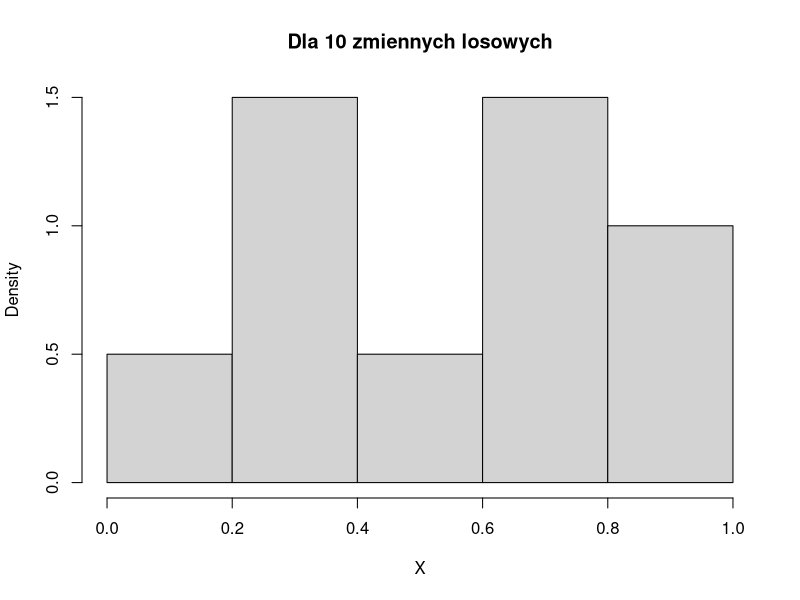
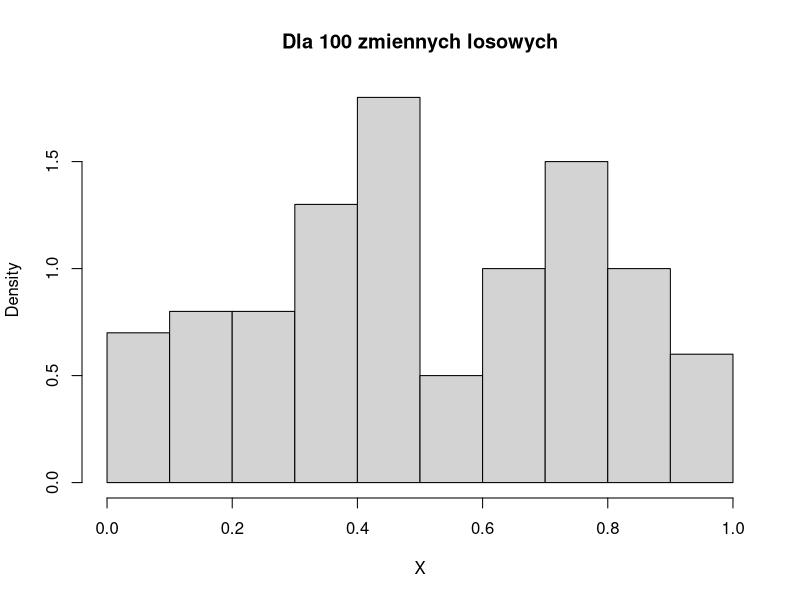
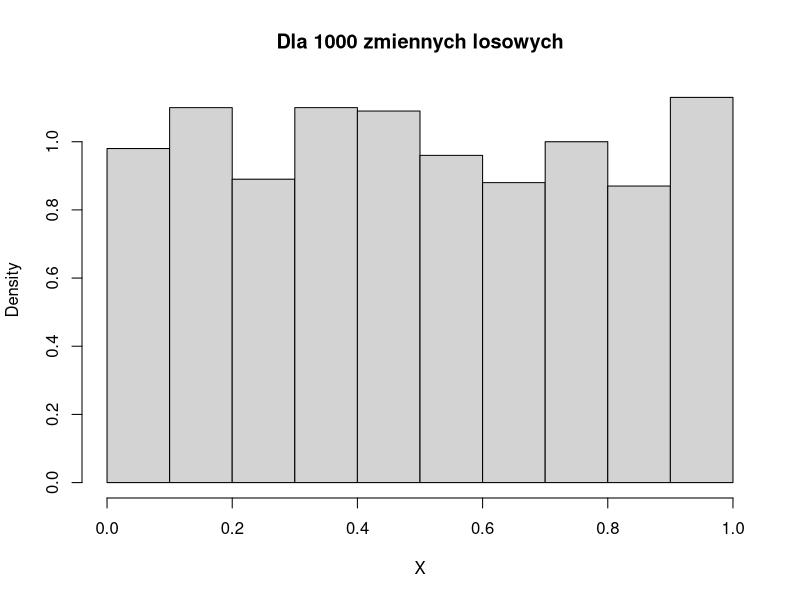
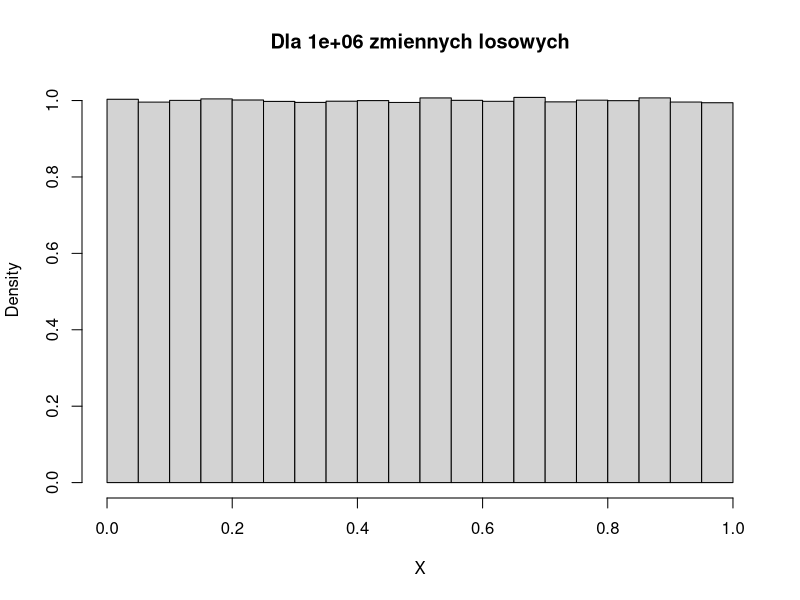
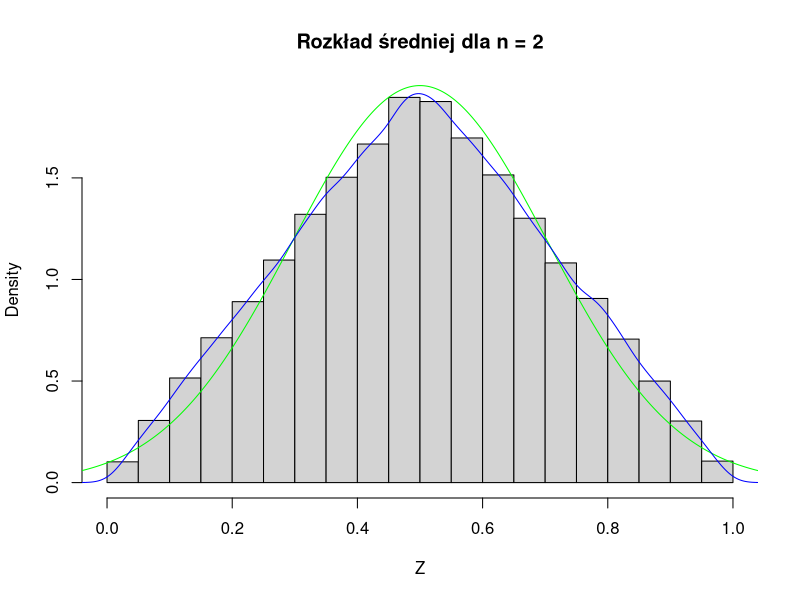
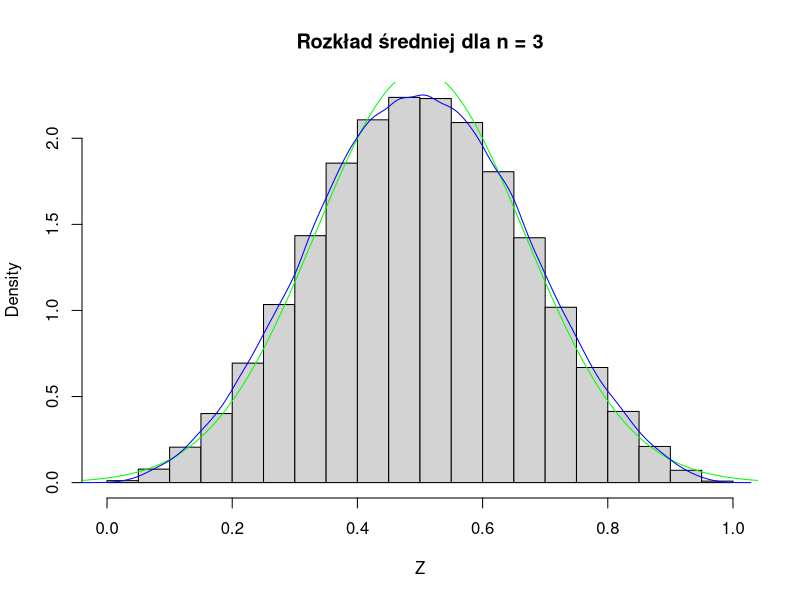
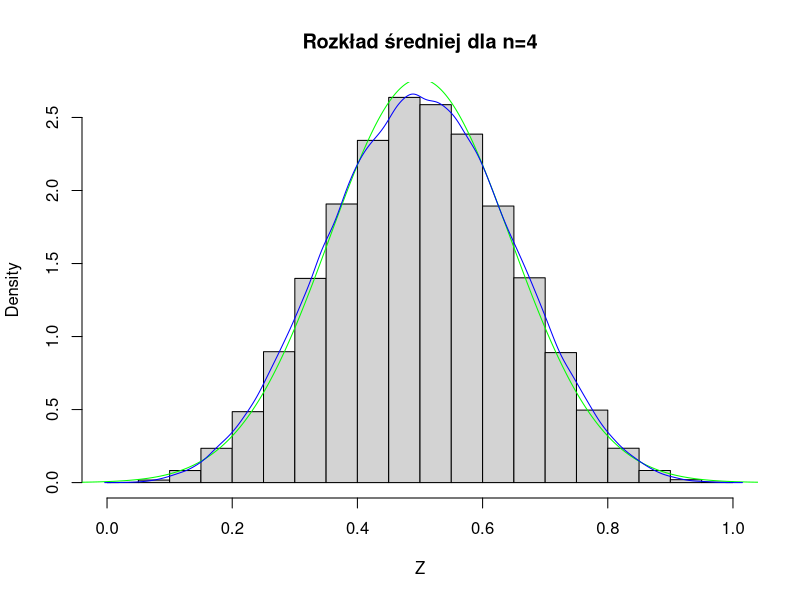
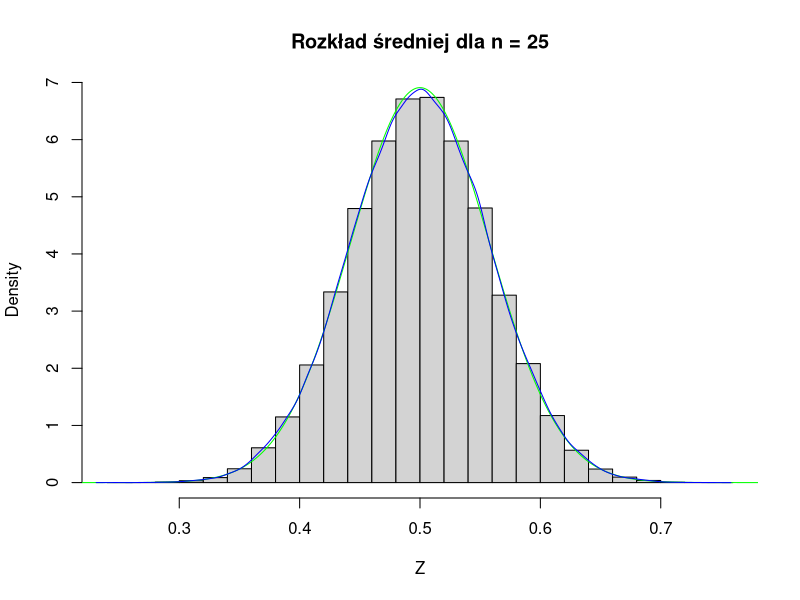

Recreate these plots in R, in order. (Note: this script raises an error after producing the figures.)
## ---- chunk 1

options(warn=-1)
set.seed(1)

## ---- chunk 2
p <- 0.5 #będziemy generować rozkład dwumianowy z prawdopodibieństwem p wylosowania jedynki
X1 <- rbinom(1, size=1 ,prob=p)
## ---- chunk 3
X1
## ---- chunk 4
X1<-rbinom(1, size=1 ,prob=p)
X1
## ---- chunk 5
X1<-runif(1)
X1

X1<-runif(1)
X1

X1<-runif(1)
X1
## ---- chunk 6
p <- 0.5 #będziemy określać rozkład dwumianowy z prawdopodibieństwem p wylosowania jedynki
X <- rbinom(5, size=1, prob=p)
names(X) <- c('X1','X2','X3','X4','X5') #nadaję nazwy poszczególnym zmiennym losowym
## ---- chunk 7
X
## ---- chunk 8
X <- runif(5)
names(X) <- c('X1','X2','X3','X4','X5') #nadaję nazwy poszczególnym zmiennym losowym
X
## ---- chunk 9
n <- 10 #długość ciągu
X <- runif(n)
hist(X, prob=TRUE, main=paste("Dla", n, "zmiennych losowych"))
## ---- chunk 10
n <- 100 #długość ciągu
X <- runif(n)
hist(X, prob=TRUE, main=paste("Dla", n, "zmiennych losowych"))
## ---- chunk 11
n <- 1000 #długość ciągu
X <- runif(n)
hist(X, prob=TRUE, main=paste("Dla", n, "zmiennych losowych"))
## ---- chunk 12
n <- 1000000 #długość ciągu
X <- runif(n)
hist(X, prob=TRUE, main=paste("Dla", n, "zmiennych losowych"))
## ---- chunk 13
N<-5 #liczba średnich
n <- 2 #liczba zmiennych losowych
X <- matrix(runif(N*n), nrow=n, ncol=N) #wygenerowane zmienne z rozkładu jednostajnego
Z <- colMeans(X) #wyliczam ciąg średnich

X
Z
## ---- chunk 14
N<-100000 #liczba średnich
n <- 2 #liczba zmiennych losowych
X <- matrix(runif(N*n), nrow=n, ncol=N) #wygenerowane zmienne z rozkładu jednostajnego
Z <- colMeans(X) #wyliczam ciąg średnich
hist(Z, prob=TRUE, main=paste("Rozkład średniej dla n =",n))

x <- seq(-0.1, 1.1, length=1000)
hx <- dnorm(x, mean=0.5, sd=sqrt(1/12/n))
lines(x,hx, col='green')
lines(density(Z), col='blue')

## ---- chunk 15
N<-100000 #liczba średnich
n <- 3 #liczba zmiennych losowych
X <- matrix(runif(N*n), nrow=n, ncol=N) #wygenerowane zmienne z rozkładu jednostajnego
Z <- colMeans(X)
hist(Z, prob=TRUE, main=paste("Rozkład średniej dla n =",n))


x <- seq(-0.1, 1.1, length=1000)
hx <- dnorm(x, mean=0.5, sd=sqrt(1/12/n))
lines(x,hx, col='green')
lines(density(Z), col='blue')
## ---- chunk 16
N<-100000 #liczba średnich
n <- 4 #liczba zmiennych losowych
X <- matrix(runif(N*n), nrow=n, ncol=N) #wygenerowane zmienne z rozkładu jednostajnego
Z <- colMeans(X)
hist(Z, prob=TRUE, main="Rozkład średniej dla n=4")


x <- seq(-0.1, 1.1, length=1000)
hx <- dnorm(x, mean=0.5, sd=sqrt(1/12/n))
lines(x,hx, col='green')
lines(density(Z), col='blue')
## ---- chunk 17
N<-100000 #liczba średnich
n <- 25 #liczba zmiennych losowych
X <- matrix(runif(N*n), nrow=n, ncol=N) #wygenerowane zmienne z rozkładu jednostajnego
Z <- colMeans(X)
hist(Z, prob=TRUE, main=paste("Rozkład średniej dla n =",n))


x <- seq(-0.1, 1.1, length=1000)
hx <- dnorm(x, mean=0.5, sd=sqrt(1/12/n))
lines(x,hx, col='green')
lines(density(Z), col='blue')

## ---- chunk 18
N<-100000 #liczba średnich
n <- 1000 #liczba zmiennych losowych
X <- matrix(runif(N*n), nrow=n, ncol=N) #wygenerowane zmienne z rozkładu jednostajnego
Z <- colMeans(X)
hist(Z, prob=TRUE, main="Rozkład średniej dla n=1000")


x <- seq(-0.1, 1.1, length=1000)
hx <- dnorm(x, mean=0.5, sd=sqrt(1/12/n))
lines(x,hx, col='green')
lines(density(Z), col='blue')

## ---- chunk 19
  shapiro.test(Z[1:5000])
## ---- chunk 20
N<-100000 #liczba średnich
n <- 25 #liczba zmiennych losowych
p <- 0.1

X <- matrix(rbinom(N*n, size=1, p=p), nrow=n, ncol=N) #wygenerowane zmienne z rozkładu dwumianowego
Z <- colMeans(X)
hist(Z, prob=TRUE, main=paste("Rozkład średniej dla n =",n))


x <- seq(-0.1, 1.1, length=1000)
hx <- dnorm(x, mean=0.1, sd=sqrt(p*(1-p)/n))
lines(x,hx, col='green')
lines(density(Z, adjust=3), col='blue')

## ---- chunk 21
N<-100000 #liczba średnich
n <- 100 #liczba zmiennych losowych
p <- 0.1

X <- matrix(rbinom(N*n, size=1, p=p), nrow=n, ncol=N) #wygenerowane zmienne z rozkładu dwumianowego
Z <- colMeans(X)
hist(Z, prob=TRUE, main=paste("Rozkład średniej dla n =",n))


x <- seq(-0.1, 1.1, length=1000)
hx <- dnorm(x, mean=0.1, sd=sqrt(p*(1-p)/n))
lines(x,hx, col='green')
lines(density(Z, adjust=3), col='blue')

## ---- chunk 22
N<-100000 #liczba średnich
n <- 1000 #liczba zmiennych losowych
p <- 0.1

X <- matrix(rbinom(N*n, size=1, p=p), nrow=n, ncol=N) #wygenerowane zmienne z rozkładu dwumianowego
Z <- colMeans(X)
hist(Z, prob=TRUE, main=paste("Rozkład średniej dla n =", n))


x <- seq(-0.1, 1.1, length=1000)
hx <- dnorm(x, mean=0.1, sd=sqrt(p*(1-p)/n))
lines(x,hx, col='green')
lines(density(Z, adjust=3), col='blue')

